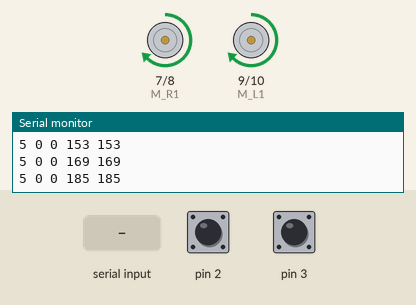
Bench run of a sketch on a simulated Arduino Uno, built with avr-gcc and run on an emulated ATmega328P. Parts: motor-driver pin pairs drawn as motors (green arrow = first pin HIGH = forward, orange = second pin HIGH = backward, longer = more drive, scaled by the enable pin), the last lines printed to the serial monitor. The test bench sets the inputs (shaded band); at power-on: pin 2 HIGH, pin 3 HIGH.

Above: at 1.2 s.
1.3 s: "w" received over the second serial link
2.8 s: "U" received over the second serial link
At 3.6 s:
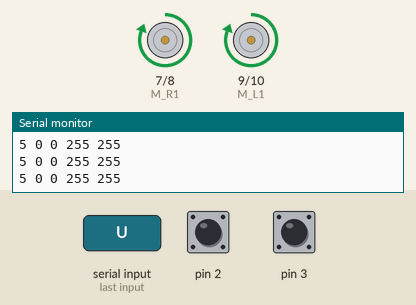
4.7 s: "B" received over the second serial link
At 5.1 s:
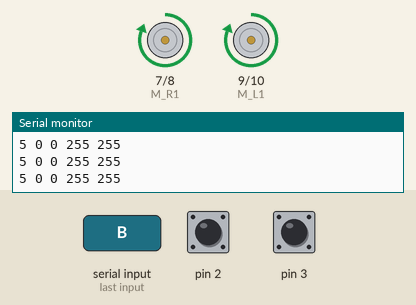
6.2 s: "L" received over the second serial link
At 6.7 s:
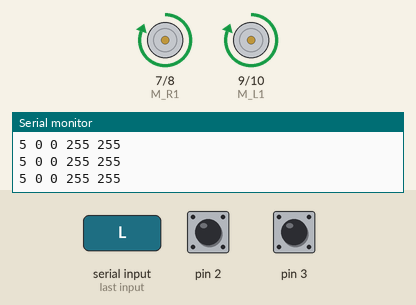
Timing chart, 0 to 8.7 s (numbered marks = the images above; inputs shaded):
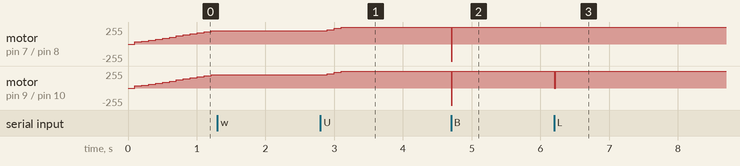

Measured:
- after the input at 1.3 s, motor on pin 7 (M_R1) / pin 8 (M_R2), motor on pin 9 (M_L1) / pin 10 (M_L2): stays forward 201/255 (without the input it goes to forward 217/255 after 0.01 s)
- after the input at 2.8 s, motor on pin 7 (M_R1) / pin 8 (M_R2), motor on pin 9 (M_L1) / pin 10 (M_L2): forward 201/255 → forward 217/255 after 0.10 s, → forward 233/255 0.10 s later, → forward 249/255 0.10 s later, → forward 255/255 0.10 s later
- after the input at 4.7 s, motor on pin 7 (M_R1) / pin 8 (M_R2), motor on pin 9 (M_L1) / pin 10 (M_L2): forward 255/255 → backward 255/255 at once, → forward 255/255 0.01 s later
- after the input at 6.2 s, motor on pin 9 (M_L1) / pin 10 (M_L2): forward 255/255 → stopped at once, → forward 255/255 0.03 s later

The sketch:

moter_encoder_PID_RCCar.ino
```cpp
#include <SoftwareSerial.h>
#include <TimerOne.h>
#include <math.h>

int blueTx=12;   //Tx (보내는핀 설정)at
int blueRx=13;   //Rx (받는핀 설정)
SoftwareSerial mySerial(blueTx, blueRx);
#define EN_R   5
#define M_R1   7
#define M_R2   8
#define EN_L   11
#define M_L1   9
#define M_L2   10
int speedR=0,speedL=0;
volatile int cntR=0,cntL=0;

int goal=5;
int PID_val;

double errorSumL = 0.0;
double errorSumR = 0.0;
double errorCurr = 0.0;
double errorPrevL = 0.0;
double errorPrevR = 0.0;
double errorDiff = 0.0;

float error_P = 1.8; //ku=10
float error_I = 3.2;
float error_D = 2.5;//2.5;
void pid_control(){
//  Serial.println("PID");
  int gain;
  Serial.print(goal);
  Serial.print(" ");
  Serial.print(cntR);
  Serial.print(" ");
  Serial.print(cntL);
  Serial.print(" ");
  errorCurr = cntR - goal;
  errorSumR = errorSumR + errorCurr;
  errorDiff = errorCurr - errorPrevR;
  gain = error_P * errorCurr + error_I * errorSumR + error_D * errorDiff;
  errorPrevR = errorCurr;
  speedR=gain;
  if(speedR>=255) speedR=255;
  else if(speedR<=-255) speedR=255;
  speedR=abs(speedR);

//  Serial.print(gain);
//  Serial.print(" ");
  Serial.print(speedR);
  Serial.print(" ");
  errorCurr = cntL - goal;
  errorSumL = errorSumL + errorCurr;
  errorDiff = errorCurr - errorPrevL;
  gain = error_P * errorCurr + error_I * errorSumL + error_D * errorDiff;
  errorPrevL = errorCurr;
  speedL=gain;
  if(speedL>=255) speedL=255;
  else if(speedL<=-255) speedL=255;
  speedL=abs(speedL);

//  Serial.print(gain);
//  Serial.print(" ");
  Serial.println(speedL);

  forward();
}
void timerIsr()
{
  pid_control();
  Timer1.detachInterrupt();           //stop the timer
  cntR=0;cntL=0;
  Timer1.attachInterrupt(timerIsr);   //enable the timer
}


void CNTR()
{
  cntR++;
}
void CNTL()
{
  cntL++;
}


void setup()
{
  Serial.begin(9600);   //시리얼모니터
  mySerial.begin(9600); //블루투스 시리얼
  pinMode(EN_R,OUTPUT);
  pinMode(M_R1,OUTPUT);
  pinMode(M_R2,OUTPUT);
  pinMode(EN_L,OUTPUT);
  pinMode(M_L1,OUTPUT);
  pinMode(M_L2,OUTPUT);
  pinMode(2, INPUT_PULLUP); //오른쪽
  pinMode(3, INPUT_PULLUP); //왼쪽


  Timer1.initialize(100000);
  attachInterrupt(digitalPinToInterrupt(2),CNTR, FALLING );
  attachInterrupt(digitalPinToInterrupt(3),CNTL, FALLING );
  Timer1.attachInterrupt(timerIsr);
  forward();

}
void stop()
{
 analogWrite(EN_R,LOW);
 digitalWrite(M_R1,LOW);
 digitalWrite(M_R2,LOW);
 analogWrite(EN_L,LOW);
 digitalWrite(M_L1,LOW);
 digitalWrite(M_L2,LOW);
}
void forward()
{
 analogWrite(EN_R, speedR);
 digitalWrite(M_R1,HIGH);
 digitalWrite(M_R2,LOW);
 analogWrite(EN_L, speedL);
 digitalWrite(M_L1,HIGH);
 digitalWrite(M_L2,LOW);
}
void back()
{
 analogWrite(EN_R, speedR);
 digitalWrite(M_R1,LOW);
 digitalWrite(M_R2,HIGH);
 analogWrite(EN_L, speedL);
 digitalWrite(M_L1,LOW);
 digitalWrite(M_L2,HIGH);
}
void backward()
{
 analogWrite(EN_R, speedR);
 digitalWrite(M_R1,LOW);
 digitalWrite(M_R2,HIGH);
 analogWrite(EN_L, speedL);
 digitalWrite(M_L1,LOW);
 digitalWrite(M_L2,HIGH);
}
void left()
{
 analogWrite(EN_R, speedR);
 digitalWrite(M_R1,HIGH);
 digitalWrite(M_R2,LOW);
 analogWrite(EN_L, 0);
 digitalWrite(M_L1,LOW);
 digitalWrite(M_L2,LOW);
}
void right()
{
 analogWrite(EN_R, speedR);
 digitalWrite(M_R1,LOW);
 digitalWrite(M_R2,LOW);
 analogWrite(EN_L, speedL);
 digitalWrite(M_L1,HIGH);
 digitalWrite(M_L2,LOW);
}
void forwardright()
{
 analogWrite(EN_R, speedR-50);
 digitalWrite(M_R1,HIGH);
 digitalWrite(M_R2,LOW);
 analogWrite(EN_L, speedL);
 digitalWrite(M_L1,HIGH);
 digitalWrite(M_L2,LOW);
}
void forwardleft()
{
 analogWrite(EN_R, speedR);
 digitalWrite(M_R1,HIGH);
 digitalWrite(M_R2,LOW);
 analogWrite(EN_L, speedL-50);
 digitalWrite(M_L1,HIGH);
 digitalWrite(M_L2,LOW);
}
#define PID_CONTROL 0
#define BT_CONTROL 1
int mode=PID_CONTROL;
void loop()
{
  noInterrupts();
  if (mySerial.available()) {

    char command = mySerial.read();
    if(command!='S') Serial.write(command);
    switch(command){
       case 'w':
       case 'W':
          Timer1.stop();
          mode=BT_CONTROL;
          break;
       case 'U':
       case 'u':
          Timer1.start();
          Timer1.detachInterrupt();           //stop the timer
          cntR=0;cntL=0;
          Timer1.attachInterrupt(timerIsr);   //enable the timer
          mode=PID_CONTROL;
          break;
       case 'S':  //속도조절
            if(mode==BT_CONTROL)  stop();
          break;
       speedL=200;
       speedR=200;
       case 'F':
          forward();
          break;
       case 'G':
          forwardright();
          break;
       case 'I':
          forwardleft();
          break;
       case 'B':
          back();
          break;
       case 'L':
          left();
          break;
       case 'R':
          right();
          break;
       case '0':  //속도조절
          goal=0;
          break;
       case '1':
          goal=1;
          break;
       case '2':
          goal=2;
          break;
       case '3':
          goal=3;
          break;
       case '4':
          goal=4;
          break;
       case '5':
          goal=5;
          break;
       case '6':
          goal=6;
          break;
       case '7':
          goal=7;
          break;
       case '8':
          goal=8;
          break;
       case '9':
          goal=9;
          break;
       case 'q':
          goal=10;
          break;
     }
  }
  interrupts();
}
```
